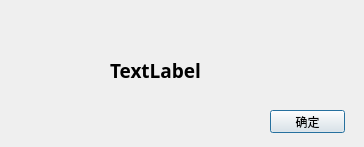
<?xml version="1.0" encoding="UTF-8"?>
<ui version="4.0">
 <class>GlobalDialog</class>
 <widget class="QDialog" name="GlobalDialog">
  <property name="geometry">
   <rect>
    <x>0</x>
    <y>0</y>
    <width>364</width>
    <height>147</height>
   </rect>
  </property>
  <property name="windowTitle">
   <string>Dialog</string>
  </property>
  <widget class="QLabel" name="succeed">
   <property name="geometry">
    <rect>
     <x>40</x>
     <y>40</y>
     <width>51</width>
     <height>61</height>
    </rect>
   </property>
   <property name="text">
    <string>&lt;html&gt;&lt;head/&gt;&lt;body&gt;&lt;p&gt;&lt;img src=&quot;:/new/prefix1/image/succeed.png&quot;/&gt;&lt;/p&gt;&lt;/body&gt;&lt;/html&gt;</string>
   </property>
  </widget>
  <widget class="QLabel" name="fail">
   <property name="geometry">
    <rect>
     <x>40</x>
     <y>40</y>
     <width>51</width>
     <height>61</height>
    </rect>
   </property>
   <property name="text">
    <string>&lt;html&gt;&lt;head/&gt;&lt;body&gt;&lt;p&gt;&lt;img src=&quot;:/new/prefix1/image/fail.png&quot;/&gt;&lt;/p&gt;&lt;/body&gt;&lt;/html&gt;</string>
   </property>
  </widget>
  <widget class="QLabel" name="content">
   <property name="geometry">
    <rect>
     <x>110</x>
     <y>30</y>
     <width>231</width>
     <height>81</height>
    </rect>
   </property>
   <property name="font">
    <font>
     <family>微软雅黑</family>
     <pointsize>14</pointsize>
     <weight>75</weight>
     <bold>true</bold>
    </font>
   </property>
   <property name="text">
    <string>TextLabel</string>
   </property>
   <property name="wordWrap">
    <bool>true</bool>
   </property>
  </widget>
  <widget class="QPushButton" name="pushButton">
   <property name="geometry">
    <rect>
     <x>270</x>
     <y>110</y>
     <width>75</width>
     <height>23</height>
    </rect>
   </property>
   <property name="font">
    <font>
     <family>微软雅黑</family>
    </font>
   </property>
   <property name="text">
    <string>确定</string>
   </property>
  </widget>
 </widget>
 <resources/>
 <connections/>
</ui>
